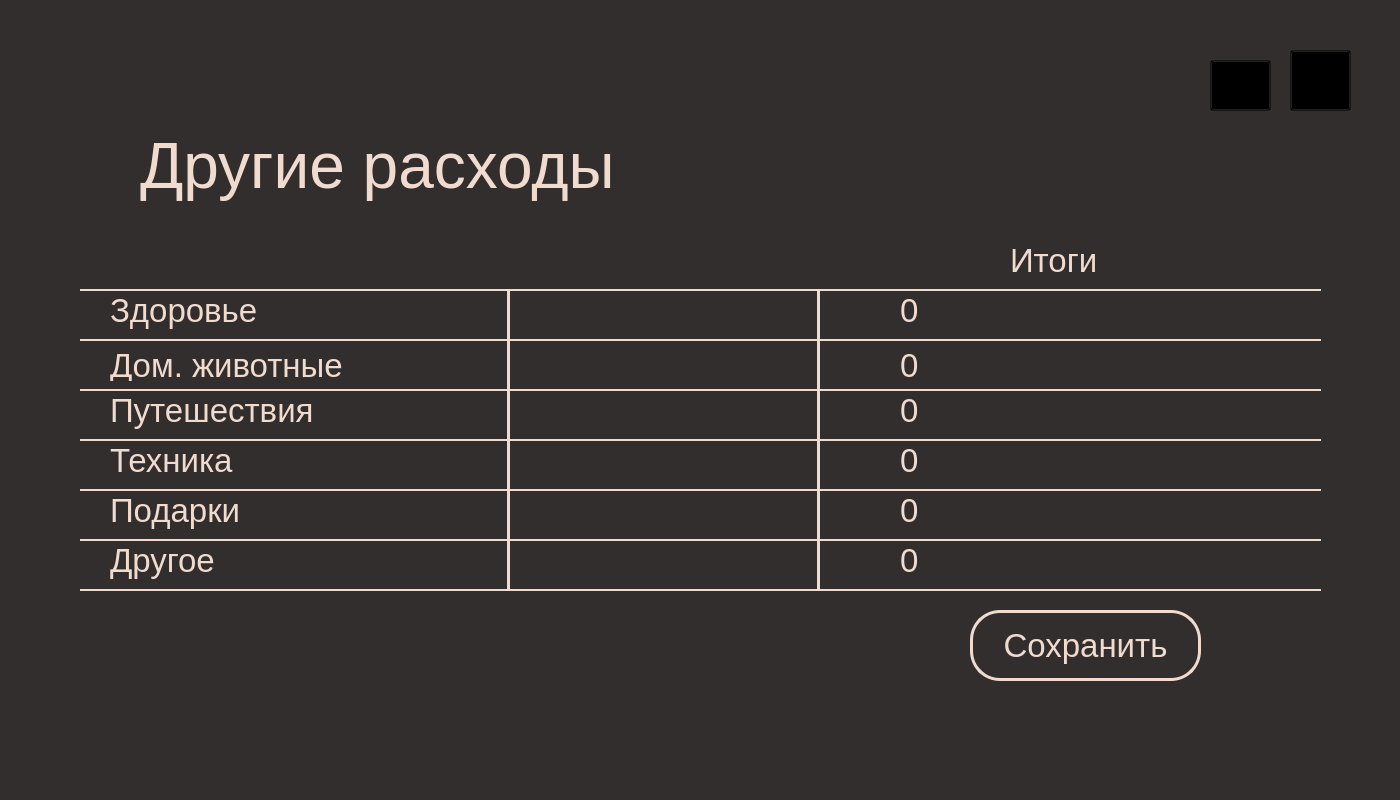
<?xml version="1.0" encoding="UTF-8"?>
<ui version="4.0">
 <class>MainWindow</class>
 <widget class="QMainWindow" name="MainWindow">
  <property name="geometry">
   <rect>
    <x>0</x>
    <y>0</y>
    <width>1400</width>
    <height>800</height>
   </rect>
  </property>
  <property name="windowTitle">
   <string>MainWindow</string>
  </property>
  <widget class="QWidget" name="centralwidget">
   <property name="autoFillBackground">
    <bool>false</bool>
   </property>
   <property name="styleSheet">
    <string notr="true">background-color: #312e2d;</string>
   </property>
   <widget class="QLabel" name="label_12">
    <property name="geometry">
     <rect>
      <x>900</x>
      <y>350</y>
      <width>311</width>
      <height>31</height>
     </rect>
    </property>
    <property name="font">
     <font>
      <pointsize>25</pointsize>
     </font>
    </property>
    <property name="styleSheet">
     <string notr="true">color: #f1dbce; background: transparent;</string>
    </property>
    <property name="text">
     <string>0</string>
    </property>
   </widget>
   <widget class="QLabel" name="label_6">
    <property name="geometry">
     <rect>
      <x>110</x>
      <y>490</y>
      <width>301</width>
      <height>41</height>
     </rect>
    </property>
    <property name="font">
     <font>
      <pointsize>25</pointsize>
     </font>
    </property>
    <property name="styleSheet">
     <string notr="true">color: #f1dbce; background-color: transparent;</string>
    </property>
    <property name="text">
     <string>Подарки</string>
    </property>
   </widget>
   <widget class="Line" name="line_9">
    <property name="geometry">
     <rect>
      <x>810</x>
      <y>290</y>
      <width>16</width>
      <height>301</height>
     </rect>
    </property>
    <property name="styleSheet">
     <string notr="true">color: #f1dbce; background-color: transparent;</string>
    </property>
    <property name="frameShadow">
     <enum>QFrame::Plain</enum>
    </property>
    <property name="lineWidth">
     <number>3</number>
    </property>
    <property name="orientation">
     <enum>Qt::Vertical</enum>
    </property>
   </widget>
   <widget class="QPushButton" name="pushButton_3">
    <property name="geometry">
     <rect>
      <x>970</x>
      <y>610</y>
      <width>231</width>
      <height>71</height>
     </rect>
    </property>
    <property name="font">
     <font>
      <pointsize>25</pointsize>
     </font>
    </property>
    <property name="styleSheet">
     <string notr="true">QPushButton {
color: #f1dbce;
border: 3px solid #f1dbce;
border-radius: 30;
}
QPushButton:hover {
color: #c6594e;
border: 3px solid #c6594e;
border-radius: 30;
}</string>
    </property>
    <property name="text">
     <string>Сохранить</string>
    </property>
   </widget>
   <widget class="QLabel" name="label_7">
    <property name="geometry">
     <rect>
      <x>110</x>
      <y>540</y>
      <width>171</width>
      <height>41</height>
     </rect>
    </property>
    <property name="font">
     <font>
      <pointsize>25</pointsize>
     </font>
    </property>
    <property name="styleSheet">
     <string notr="true">color: #f1dbce; background-color: transparent;</string>
    </property>
    <property name="text">
     <string>Другое</string>
    </property>
   </widget>
   <widget class="Line" name="line_6">
    <property name="geometry">
     <rect>
      <x>80</x>
      <y>430</y>
      <width>1241</width>
      <height>20</height>
     </rect>
    </property>
    <property name="styleSheet">
     <string notr="true">color: #f1dbce;</string>
    </property>
    <property name="frameShadow">
     <enum>QFrame::Plain</enum>
    </property>
    <property name="lineWidth">
     <number>2</number>
    </property>
    <property name="orientation">
     <enum>Qt::Horizontal</enum>
    </property>
   </widget>
   <widget class="QLineEdit" name="lineEdit_6">
    <property name="geometry">
     <rect>
      <x>520</x>
      <y>540</y>
      <width>281</width>
      <height>41</height>
     </rect>
    </property>
    <property name="font">
     <font>
      <pointsize>20</pointsize>
     </font>
    </property>
    <property name="styleSheet">
     <string notr="true">border: none; background: transparent; color: #f1dbce;</string>
    </property>
    <property name="text">
     <string/>
    </property>
   </widget>
   <widget class="QPushButton" name="pushButton">
    <property name="geometry">
     <rect>
      <x>1210</x>
      <y>60</y>
      <width>61</width>
      <height>51</height>
     </rect>
    </property>
    <property name="styleSheet">
     <string notr="true">background-color: transparent;</string>
    </property>
    <property name="text">
     <string/>
    </property>
   </widget>
   <widget class="QLabel" name="label_2">
    <property name="geometry">
     <rect>
      <x>140</x>
      <y>130</y>
      <width>711</width>
      <height>71</height>
     </rect>
    </property>
    <property name="font">
     <font>
      <pointsize>48</pointsize>
     </font>
    </property>
    <property name="layoutDirection">
     <enum>Qt::LeftToRight</enum>
    </property>
    <property name="styleSheet">
     <string notr="true">color: #f1dbce;</string>
    </property>
    <property name="text">
     <string>Другие расходы</string>
    </property>
   </widget>
   <widget class="Line" name="line_3">
    <property name="geometry">
     <rect>
      <x>80</x>
      <y>330</y>
      <width>1241</width>
      <height>20</height>
     </rect>
    </property>
    <property name="styleSheet">
     <string notr="true">color: #f1dbce;</string>
    </property>
    <property name="frameShadow">
     <enum>QFrame::Plain</enum>
    </property>
    <property name="lineWidth">
     <number>2</number>
    </property>
    <property name="orientation">
     <enum>Qt::Horizontal</enum>
    </property>
   </widget>
   <widget class="QLabel" name="label_16">
    <property name="geometry">
     <rect>
      <x>900</x>
      <y>390</y>
      <width>311</width>
      <height>41</height>
     </rect>
    </property>
    <property name="font">
     <font>
      <pointsize>25</pointsize>
     </font>
    </property>
    <property name="styleSheet">
     <string notr="true">color: #f1dbce; background: transparent;</string>
    </property>
    <property name="text">
     <string>0</string>
    </property>
   </widget>
   <widget class="Line" name="line_5">
    <property name="geometry">
     <rect>
      <x>80</x>
      <y>530</y>
      <width>1241</width>
      <height>20</height>
     </rect>
    </property>
    <property name="styleSheet">
     <string notr="true">color: #f1dbce;</string>
    </property>
    <property name="frameShadow">
     <enum>QFrame::Plain</enum>
    </property>
    <property name="lineWidth">
     <number>2</number>
    </property>
    <property name="orientation">
     <enum>Qt::Horizontal</enum>
    </property>
   </widget>
   <widget class="QLineEdit" name="lineEdit_4">
    <property name="geometry">
     <rect>
      <x>520</x>
      <y>450</y>
      <width>281</width>
      <height>41</height>
     </rect>
    </property>
    <property name="font">
     <font>
      <pointsize>20</pointsize>
     </font>
    </property>
    <property name="styleSheet">
     <string notr="true">border: none; background: transparent; color: #f1dbce;</string>
    </property>
    <property name="text">
     <string/>
    </property>
   </widget>
   <widget class="QLineEdit" name="lineEdit_2">
    <property name="geometry">
     <rect>
      <x>520</x>
      <y>350</y>
      <width>281</width>
      <height>41</height>
     </rect>
    </property>
    <property name="font">
     <font>
      <pointsize>20</pointsize>
     </font>
    </property>
    <property name="styleSheet">
     <string notr="true">border: none; background: transparent; color: #f1dbce;</string>
    </property>
    <property name="text">
     <string/>
    </property>
   </widget>
   <widget class="QLineEdit" name="lineEdit">
    <property name="geometry">
     <rect>
      <x>520</x>
      <y>300</y>
      <width>281</width>
      <height>41</height>
     </rect>
    </property>
    <property name="font">
     <font>
      <pointsize>20</pointsize>
     </font>
    </property>
    <property name="styleSheet">
     <string notr="true">border: none; background: transparent; color: #f1dbce;</string>
    </property>
    <property name="text">
     <string/>
    </property>
   </widget>
   <widget class="QLabel" name="label_9">
    <property name="geometry">
     <rect>
      <x>1290</x>
      <y>50</y>
      <width>71</width>
      <height>61</height>
     </rect>
    </property>
    <property name="text">
     <string/>
    </property>
    <property name="pixmap">
     <pixmap>Pictures/Серый дом.png</pixmap>
    </property>
   </widget>
   <widget class="QLabel" name="label_8">
    <property name="geometry">
     <rect>
      <x>1010</x>
      <y>240</y>
      <width>171</width>
      <height>41</height>
     </rect>
    </property>
    <property name="font">
     <font>
      <pointsize>25</pointsize>
     </font>
    </property>
    <property name="styleSheet">
     <string notr="true">color: #f1dbce;</string>
    </property>
    <property name="text">
     <string>Итоги</string>
    </property>
   </widget>
   <widget class="QLabel" name="label">
    <property name="geometry">
     <rect>
      <x>110</x>
      <y>290</y>
      <width>271</width>
      <height>41</height>
     </rect>
    </property>
    <property name="font">
     <font>
      <pointsize>25</pointsize>
     </font>
    </property>
    <property name="styleSheet">
     <string notr="true">color: #f1dbce; background-color: transparent;</string>
    </property>
    <property name="text">
     <string>Здоровье</string>
    </property>
   </widget>
   <widget class="Line" name="line_2">
    <property name="geometry">
     <rect>
      <x>80</x>
      <y>280</y>
      <width>1241</width>
      <height>20</height>
     </rect>
    </property>
    <property name="styleSheet">
     <string notr="true">color: #f1dbce;</string>
    </property>
    <property name="frameShadow">
     <enum>QFrame::Plain</enum>
    </property>
    <property name="lineWidth">
     <number>2</number>
    </property>
    <property name="orientation">
     <enum>Qt::Horizontal</enum>
    </property>
   </widget>
   <widget class="QLabel" name="label_14">
    <property name="geometry">
     <rect>
      <x>900</x>
      <y>290</y>
      <width>311</width>
      <height>41</height>
     </rect>
    </property>
    <property name="font">
     <font>
      <pointsize>25</pointsize>
     </font>
    </property>
    <property name="styleSheet">
     <string notr="true">color: #f1dbce; background: transparent;</string>
    </property>
    <property name="text">
     <string>0</string>
    </property>
   </widget>
   <widget class="QLabel" name="label_15">
    <property name="geometry">
     <rect>
      <x>900</x>
      <y>490</y>
      <width>311</width>
      <height>41</height>
     </rect>
    </property>
    <property name="font">
     <font>
      <pointsize>25</pointsize>
     </font>
    </property>
    <property name="styleSheet">
     <string notr="true">color: #f1dbce; background: transparent;</string>
    </property>
    <property name="text">
     <string>0</string>
    </property>
   </widget>
   <widget class="QLabel" name="label_3">
    <property name="geometry">
     <rect>
      <x>110</x>
      <y>350</y>
      <width>301</width>
      <height>31</height>
     </rect>
    </property>
    <property name="font">
     <font>
      <pointsize>25</pointsize>
     </font>
    </property>
    <property name="styleSheet">
     <string notr="true">color: #f1dbce; background-color: transparent;</string>
    </property>
    <property name="text">
     <string>Дом. животные</string>
    </property>
   </widget>
   <widget class="QPushButton" name="pushButton_2">
    <property name="geometry">
     <rect>
      <x>1290</x>
      <y>50</y>
      <width>61</width>
      <height>61</height>
     </rect>
    </property>
    <property name="font">
     <font>
      <pointsize>36</pointsize>
     </font>
    </property>
    <property name="styleSheet">
     <string notr="true">background-color: transparent;</string>
    </property>
    <property name="text">
     <string/>
    </property>
   </widget>
   <widget class="Line" name="line_8">
    <property name="geometry">
     <rect>
      <x>80</x>
      <y>580</y>
      <width>1241</width>
      <height>20</height>
     </rect>
    </property>
    <property name="styleSheet">
     <string notr="true">color: #f1dbce;</string>
    </property>
    <property name="frameShadow">
     <enum>QFrame::Plain</enum>
    </property>
    <property name="lineWidth">
     <number>2</number>
    </property>
    <property name="orientation">
     <enum>Qt::Horizontal</enum>
    </property>
   </widget>
   <widget class="QLabel" name="label_11">
    <property name="geometry">
     <rect>
      <x>900</x>
      <y>540</y>
      <width>311</width>
      <height>41</height>
     </rect>
    </property>
    <property name="font">
     <font>
      <pointsize>25</pointsize>
     </font>
    </property>
    <property name="styleSheet">
     <string notr="true">color: #f1dbce; background: transparent;</string>
    </property>
    <property name="text">
     <string>0</string>
    </property>
   </widget>
   <widget class="QLineEdit" name="lineEdit_5">
    <property name="geometry">
     <rect>
      <x>520</x>
      <y>500</y>
      <width>281</width>
      <height>41</height>
     </rect>
    </property>
    <property name="font">
     <font>
      <pointsize>20</pointsize>
     </font>
    </property>
    <property name="styleSheet">
     <string notr="true">border: none; background: transparent; color: #f1dbce;</string>
    </property>
    <property name="text">
     <string/>
    </property>
   </widget>
   <widget class="QLabel" name="label_5">
    <property name="geometry">
     <rect>
      <x>110</x>
      <y>440</y>
      <width>401</width>
      <height>41</height>
     </rect>
    </property>
    <property name="font">
     <font>
      <pointsize>25</pointsize>
     </font>
    </property>
    <property name="styleSheet">
     <string notr="true">color: #f1dbce; background-color: transparent;</string>
    </property>
    <property name="text">
     <string>Техника</string>
    </property>
   </widget>
   <widget class="QLabel" name="label_4">
    <property name="geometry">
     <rect>
      <x>110</x>
      <y>390</y>
      <width>301</width>
      <height>41</height>
     </rect>
    </property>
    <property name="font">
     <font>
      <pointsize>25</pointsize>
     </font>
    </property>
    <property name="styleSheet">
     <string notr="true">color: #f1dbce; background-color: transparent;</string>
    </property>
    <property name="text">
     <string>Путешествия</string>
    </property>
   </widget>
   <widget class="QLabel" name="label_13">
    <property name="geometry">
     <rect>
      <x>900</x>
      <y>440</y>
      <width>311</width>
      <height>41</height>
     </rect>
    </property>
    <property name="font">
     <font>
      <pointsize>25</pointsize>
     </font>
    </property>
    <property name="styleSheet">
     <string notr="true">color: #f1dbce; background: transparent;</string>
    </property>
    <property name="text">
     <string>0</string>
    </property>
   </widget>
   <widget class="Line" name="line_4">
    <property name="geometry">
     <rect>
      <x>80</x>
      <y>380</y>
      <width>1241</width>
      <height>20</height>
     </rect>
    </property>
    <property name="styleSheet">
     <string notr="true">color: #f1dbce;</string>
    </property>
    <property name="frameShadow">
     <enum>QFrame::Plain</enum>
    </property>
    <property name="lineWidth">
     <number>2</number>
    </property>
    <property name="orientation">
     <enum>Qt::Horizontal</enum>
    </property>
   </widget>
   <widget class="Line" name="line_7">
    <property name="geometry">
     <rect>
      <x>80</x>
      <y>480</y>
      <width>1241</width>
      <height>20</height>
     </rect>
    </property>
    <property name="styleSheet">
     <string notr="true">color: #f1dbce;</string>
    </property>
    <property name="frameShadow">
     <enum>QFrame::Plain</enum>
    </property>
    <property name="lineWidth">
     <number>2</number>
    </property>
    <property name="orientation">
     <enum>Qt::Horizontal</enum>
    </property>
   </widget>
   <widget class="QLabel" name="label_10">
    <property name="geometry">
     <rect>
      <x>1210</x>
      <y>60</y>
      <width>61</width>
      <height>51</height>
     </rect>
    </property>
    <property name="text">
     <string/>
    </property>
    <property name="pixmap">
     <pixmap>Pictures/стрелка.png</pixmap>
    </property>
   </widget>
   <widget class="QLineEdit" name="lineEdit_3">
    <property name="geometry">
     <rect>
      <x>520</x>
      <y>400</y>
      <width>281</width>
      <height>41</height>
     </rect>
    </property>
    <property name="font">
     <font>
      <pointsize>20</pointsize>
     </font>
    </property>
    <property name="styleSheet">
     <string notr="true">border: none; background: transparent; color: #f1dbce;</string>
    </property>
    <property name="text">
     <string/>
    </property>
   </widget>
   <widget class="Line" name="line">
    <property name="geometry">
     <rect>
      <x>500</x>
      <y>290</y>
      <width>16</width>
      <height>301</height>
     </rect>
    </property>
    <property name="styleSheet">
     <string notr="true">color: #f1dbce; background-color: transparent;</string>
    </property>
    <property name="frameShadow">
     <enum>QFrame::Plain</enum>
    </property>
    <property name="lineWidth">
     <number>3</number>
    </property>
    <property name="orientation">
     <enum>Qt::Vertical</enum>
    </property>
   </widget>
   <widget class="QPushButton" name="pushButton_4">
    <property name="geometry">
     <rect>
      <x>1210</x>
      <y>60</y>
      <width>61</width>
      <height>51</height>
     </rect>
    </property>
    <property name="styleSheet">
     <string notr="true">background-color: transparent;</string>
    </property>
    <property name="text">
     <string/>
    </property>
   </widget>
   <zorder>pushButton_3</zorder>
   <zorder>line_6</zorder>
   <zorder>pushButton</zorder>
   <zorder>label_2</zorder>
   <zorder>line_3</zorder>
   <zorder>line_5</zorder>
   <zorder>label_9</zorder>
   <zorder>label_8</zorder>
   <zorder>line_2</zorder>
   <zorder>pushButton_2</zorder>
   <zorder>line_8</zorder>
   <zorder>line_4</zorder>
   <zorder>line_7</zorder>
   <zorder>label_10</zorder>
   <zorder>line</zorder>
   <zorder>line_9</zorder>
   <zorder>label</zorder>
   <zorder>label_6</zorder>
   <zorder>label_3</zorder>
   <zorder>label_7</zorder>
   <zorder>label_4</zorder>
   <zorder>label_5</zorder>
   <zorder>lineEdit_6</zorder>
   <zorder>lineEdit_4</zorder>
   <zorder>lineEdit</zorder>
   <zorder>lineEdit_5</zorder>
   <zorder>lineEdit_2</zorder>
   <zorder>lineEdit_3</zorder>
   <zorder>label_14</zorder>
   <zorder>label_13</zorder>
   <zorder>label_15</zorder>
   <zorder>label_11</zorder>
   <zorder>label_12</zorder>
   <zorder>label_16</zorder>
   <zorder>pushButton_4</zorder>
  </widget>
 </widget>
 <resources/>
 <connections/>
</ui>
